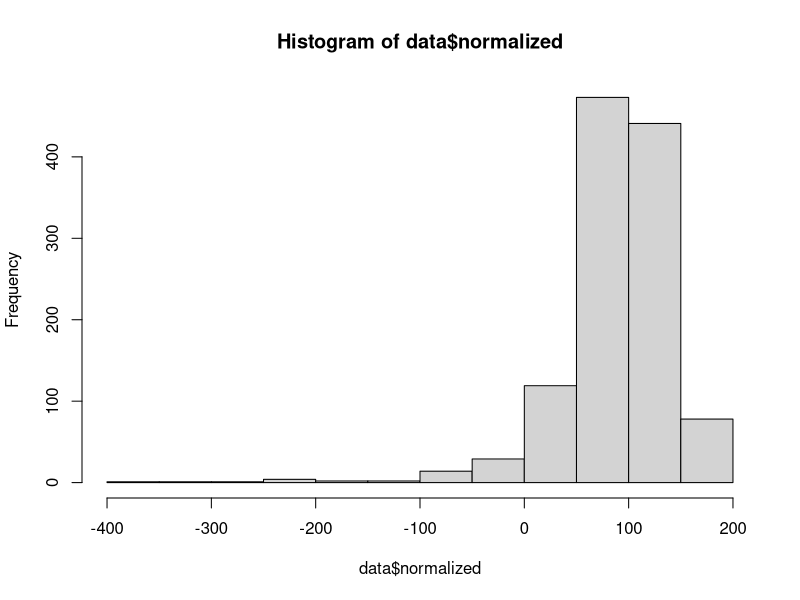
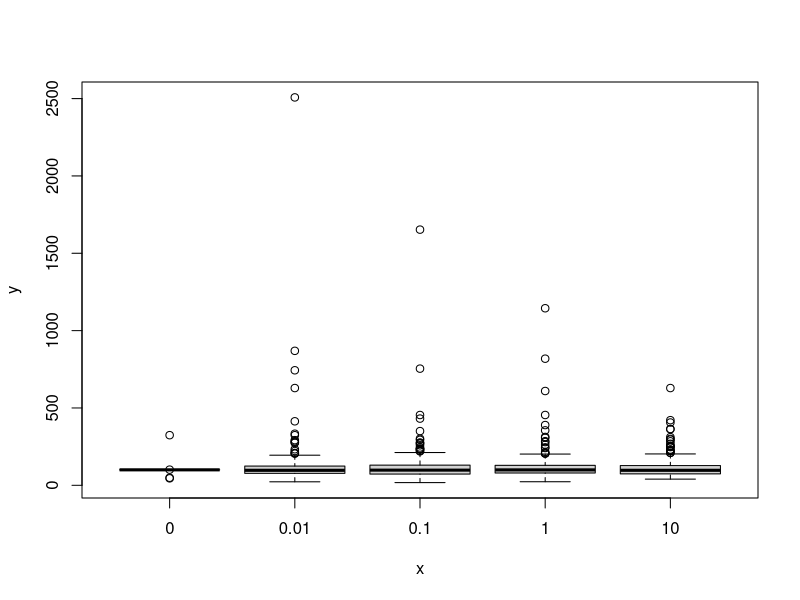
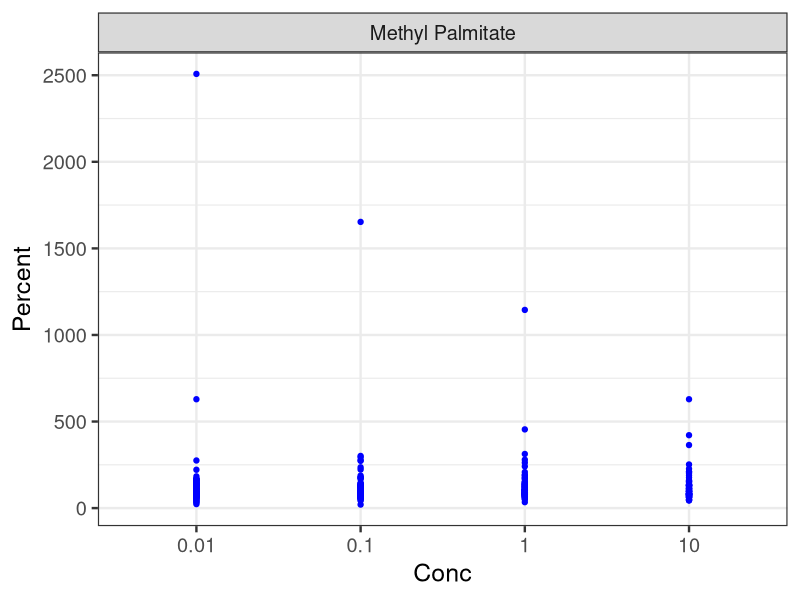
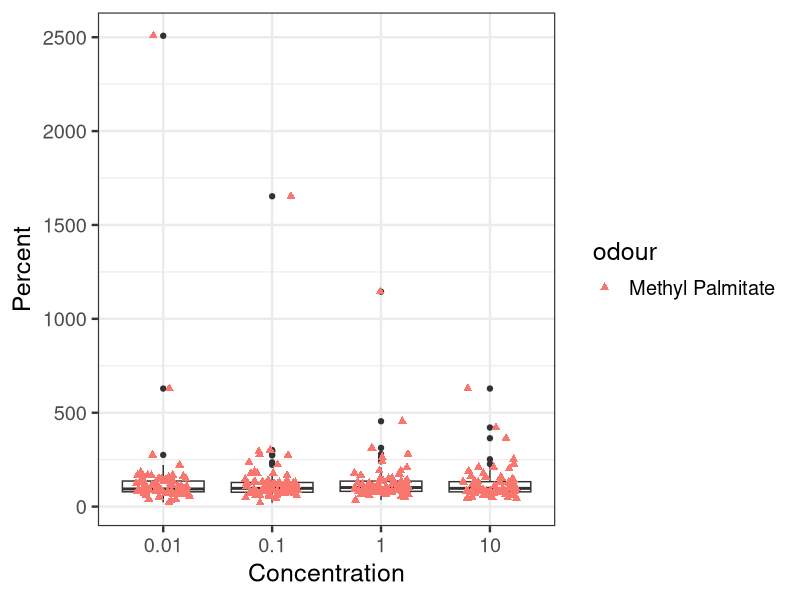
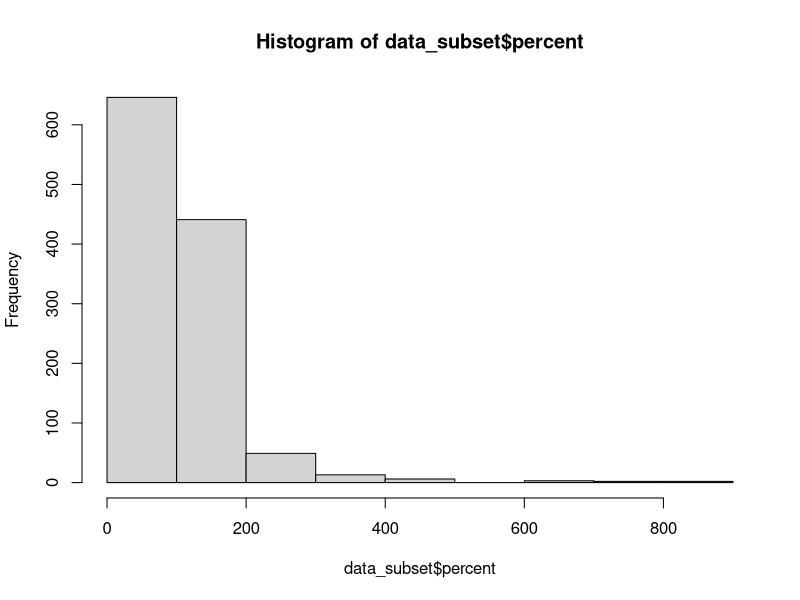
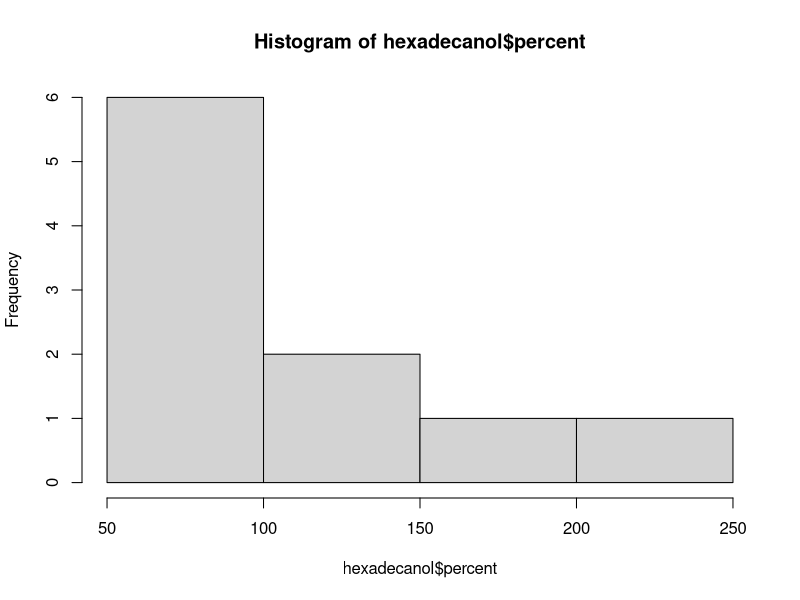
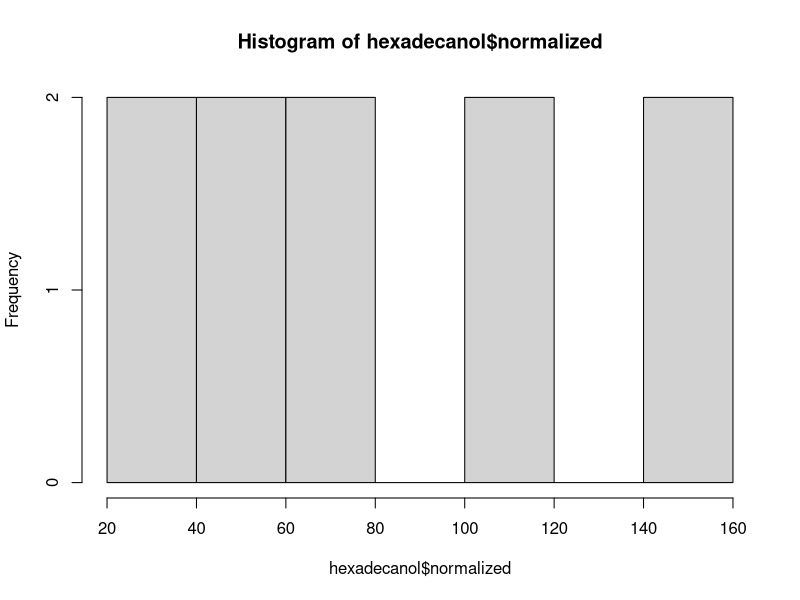
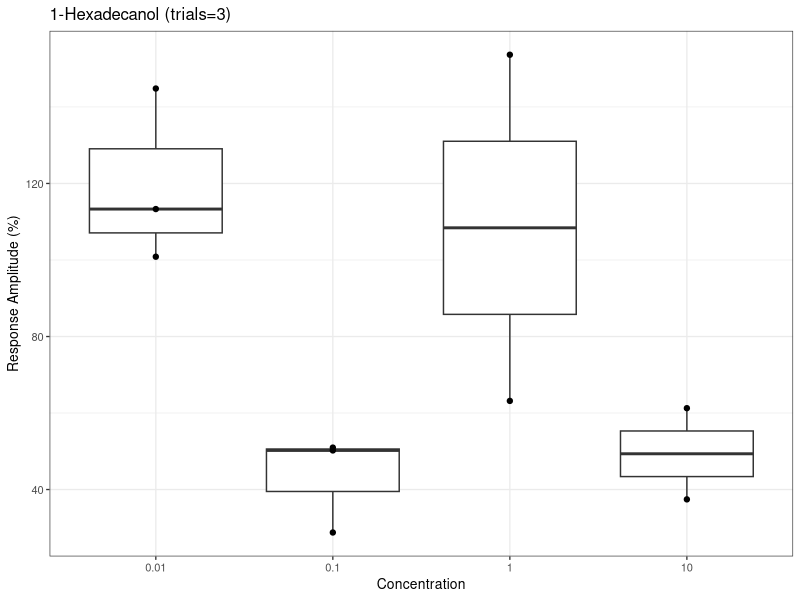

Here is the R script that generated these plots, in order:
# ---- Load Data and Packages ----
getwd()
library(lubridate)
library(knitr)
library(ggplot2)
library(dplyr)

data<- read.csv('DataForR.csv')
read.csv("DataForR.csv") 

# ---- Look At Data ----
str(data)
summary(data)
# produces a histogram of the percent reaction by Varroa mites
#easey way to see how data is distributed (we have three points in the 1000's)
# te maximum value when we do "summary" also is an indicator
hist(data$normalized)
# therefore we should create a subset of the data removing these

# ---- Change Data to Factors ----
#change integer to factor for trials
data$trial<-factor(data$trial)

#lists the levels of factors
levels(data$trial)

#change number to factor for concentration "conc"
data$conc<-factor(data$conc)
levels(data$conc)
#looking to see what the types of odour are
levels(data$odour)

# ---- filter data and pipeline for Methyl Palmitate and "&" concentration 0.01 ----
filter(data, odour=="Methyl Palmitate" & conc=="0.01") %>%
  summarise("Mean Methyl Palmitate Reaction at Concentration 0.01"=mean(percent))

filter(data, odour=="Methyl Palmitate" & conc=="0.01") %>%
  summarise("Standard Deviation Methyl Palmitate Reaction at Concentration 0.01"=sd(percent))

# ---- Subset Data ----
str(data)
plot(data$conc,data$percent,subset(data,conc =="0.01" & odour =="Methyl Palmitate" & gb =="Good"))

# ---- Filter and Plot Methyl Palmitate ----     
ggplot(data%>%filter(odour=="Methyl Palmitate")%>%filter(gb=="Good")%>%filter(percent>"1000"))+
  geom_point(aes(y=percent,x=conc), col="blue")+
  xlab("Conc")+ylab("Percent")+
  theme_bw(18)+
  facet_wrap(~odour,scales="free")

ggplot(data%>%filter(odour=="Methyl Palmitate")%>%filter(gb=="Good")%>%filter(percent>"1000"))+
  geom_boxplot(aes(y=percent,x=conc))+
  geom_jitter(aes(x=conc,y=percent, col=odour), width=0.25, shape=17, size =2)+
  xlab("Concentration")+ylab("Percent")+
  theme_bw(18)

# ---- subset data removing outliers in Percent of 1000 or over ----
data_subset<-subset(data, percent<1000)
hist(data_subset$percent)             
summary(data_subset)             
summary(data_subset$odour)

# ---- Steps ----
# 1. seperate data by odour
# 2. identify any odd stuff, should we leave it? aka perform statistical test
# 3. graph data "percent" to "concentration"  for each "odour" 
# in relation to 100% base line of hexane (have some kind of indicator on graph)

# ---- Subset data by odour ----
# is there a way to tell R- to perform action for every value of "odour"?

summary(data$odour)
remove(data_subset)

#subset of Methyl Palmitate
methyl_palmitate<-subset(data, odour == "Methyl Palmitate")
summary(methyl_palmitate)

# ---- 1-Hexadecanol subset and ggplot n=3 ----
#subset of 1-Hexadecanol
hexadecanol <- subset(data, odour == "1-Hexadecanol")
summary(hexadecanol)
hist(hexadecanol$percent)
hist(hexadecanol$normalized)


ggplot(hexadecanol)+
  geom_boxplot(aes(x=conc, y=normalized))+
  geom_point(aes(x=conc, y=normalized))+
  xlab("Concentration")+ ylab("Response Amplitude (%)")+ ggtitle("1-Hexadecanol (trials=3)")+
  theme_bw(10)

# ---- 2-Heptanol Subset and ggplot n=12 ----
#subset of 2-Heptanol
heptanol<-subset(data, odour == "2-Heptanol")
summary (heptanol)
hist(heptanol$normalized)

#ggplot attempt 2-Heptanol
ggplot(heptanol)+
  geom_boxplot(aes(x=conc,y=normalized))+
  geom_point(aes(x=conc,y=normalized))+
  xlab("Concentration")+ylab("Responce Amplitude (%)")+ggtitle("2-Heptanol (trials=12)")+
  theme_bw(10)

# ---- 2-Heptanone Subset and ggplot n=11 ----
heptanone<-subset(data, odour == "2-Heptanone")
summary(heptanone)

ggplot(heptanone)+
  geom_boxplot(aes(x=conc,y=normalized))+
  geom_point(aes(x=conc,y=normalized))+
  xlab("Concentration")+ylab("Responce Amplitude (%)")+ggtitle("2-Heptanone (trials=11)")+
  theme_bw(10)

# ---- 2-Hydroxyhexanoic Acid (DCM) n=12 ----
hydroxyhexanoic<-subset(data, odour == "2-Hydroxyhexanoic Acid (DCM)")
summary(hydroxyhexanoic)

ggplot(hydroxyhexanoic)+
  geom_boxplot(aes(x=conc,y=percent))+
  geom_point(aes(x=conc,y=percent))+
  xlab("Concentration")+ylab("Percent Reaction")+ggtitle("2-Hydroxyhexanoic Acid (DCM) (trials=12)")+
  theme_bw(10)

# ---- 2-Nonanal subset and ggplot n=13 ----
nonanal<-subset(data, odour == "2-Nonanal")
summary(nonanal)

ggplot(nonanal)+
  geom_boxplot(aes(x=conc,y=percent))+
  geom_point(aes(x=conc,y=percent))+
  xlab("Concentration")+ylab("Percent Reaction")+ggtitle("2-Nonanal (trials=13)")+
  theme_bw(10)

# ---- Benzoic Acid subset and ggplot n=10 ----
benzoic_acid<-subset(data, odour == "Benzoic Acid")
summary(benzoic_acid)

ggplot(benzoic_acid)+
  geom_boxplot(aes(x=conc,y=percent))+
  geom_point(aes(x=conc,y=percent))+
  xlab("Concentration")+ylab("Percent Reaction")+ggtitle("Benzoic Acid (trials=10)")+
  theme_bw(10)

# ---- Butyric Acid subset and ggplot n=9 ----
butyric_acid<-subset(data, odour == "Butyric Acid")
summary(butyric_acid)

ggplot(butyric_acid)+
  geom_boxplot(aes(x=conc,y=percent))+
  geom_point(aes(x=conc,y=percent))+
  xlab("Concentration")+ylab("Percent Reaction")+ggtitle("Butyric Acid (trials=9)")+
  theme_bw(10)



# ---- Dodecanal subset and ggplot n=10 ----
dodecanal<-subset(data, odour == "Dodecyl Aldehyde")
summary(dodecanal)

ggplot(dodecanal)+
  geom_boxplot(aes(x=conc,y=percent))+
  geom_point(aes(x=conc,y=percent))+
  xlab("Concentration")+ylab("Percent Reaction")+ggtitle("Dodecyl Aldehyde (trials=10)")+
  theme_bw(10)

# ---- Ethyl Palmitate subset and ggplot n=10 ----
ethyl_palmitate<-subset(data, odour == "Ethyl Palmitate")
summary(ethyl_palmitate)
hist(ethyl_palmitate$percent)

ggplot(ethyl_palmitate)+
  geom_boxplot(aes(x=conc,y=percent))+
  geom_point(aes(x=conc,y=percent))+
  xlab("Concentration")+ylab("Percent Reaction")+ggtitle("Ethyl Palmitate (trials=10)")+
  theme_bw(10)

# ---- Geraniol subset and ggplot n=10 ----
geraniol<-subset(data, odour == "Geraniol")
summary(geraniol)
hist(geraniol$percent)

ggplot(geraniol)+
  geom_boxplot(aes(x=conc,y=percent))+
  geom_point(aes(x=conc,y=percent))+
  xlab("Concentration")+ylab("Percent Reaction")+ggtitle("Geraniol (trials=10)")+
  theme_bw(10)



# ---- Heptacosane subset and ggplot n=9 ----
heptacosane<-subset(data, odour == "Heptacosane")
summary(heptacosane)
hist(heptacosane$percent)

ggplot(heptacosane)+
  geom_boxplot(aes(x=conc,y=percent))+
  geom_point(aes(x=conc,y=percent))+
  xlab("Concentration")+ylab("Percent Reaction")+ggtitle("Heptacosane (trials=9)")+
  theme_bw(10)


# ---- Heptadecane subset and ggplot n=10 ----
heptadecane<-subset(data, odour == "Heptadecane")
summary(heptadecane)
hist(heptadecane$percent)

ggplot(heptadecane)+
  geom_boxplot(aes(x=conc,y=percent))+
  geom_point(aes(x=conc,y=percent))+
  xlab("Concentration")+ylab("Percent Reaction")+ggtitle("Heptadecane (trials=10)")+
  theme_bw(10)




# ---- Hexadecanal subset and ggplot n=10 ----
hexadecanal<-subset(data, odour == "Hexadecanal")
summary(hexadecanal)
hist(hexadecanol$percent)

ggplot(hexadecanal)+
  geom_boxplot(aes(x=conc,y=percent))+
  geom_point(aes(x=conc,y=percent))+
  xlab("Concentration")+ylab("Percent Reaction")+ggtitle("Hexadecanal (trials=10)")+
  theme_bw(10)

# ---- Methyl Oleate subset and ggplot n=11 ----
methyl_oleate<-subset(data, odour == "Methyl Oleate")
summary(methyl_oleate)
hist(methyl_oleate$percent)

ggplot(methyl_oleate)+
  geom_boxplot(aes(x=conc,y=percent))+
  geom_point(aes(x=conc,y=percent))+
  xlab("Concentration")+ylab("Percent Reaction")+ggtitle("Methyl Oleate (trials=11)")+
  theme_bw(10)


# ---- Octadecanol subset and ggplot n=10 ----
octadecanol<-subset(data, odour == "Octadecanol")
summary(octadecanol)
hist(octadecanol$percent)

ggplot(octadecanol)+
  geom_boxplot(aes(x=conc,y=percent))+
  geom_point(aes(x=conc,y=percent))+
  xlab("Concentration")+ylab("Percent Reaction")+ggtitle("Octadecanol (trials=10)")+
  theme_bw(10)

# ---- Octanoic Acid subset anf ggplot n=11 ----
octanoic_acid<-subset(data, odour == "Octanoic Acid")
summary(octanoic_acid)
hist(octanoic_acid$percent)

ggplot(octanoic_acid)+
  geom_boxplot(aes(x=conc,y=percent))+
  geom_point(aes(x=conc,y=percent))+
  xlab("Concentration")+ylab("Percent Reaction")+ggtitle("Octanoic Acid (trials=11)")+
  theme_bw(10)

# ---- Palmitic Acid subset and ggplot n=7 at conc 10ug ----
palmitic_acid<-subset(data, odour == "Palmitic Acid")
summary(palmitic_acid)
hist(palmitic_acid$percent)

ggplot(palmitic_acid)+
  geom_boxplot(aes(x=conc,y=percent))+
  geom_point(aes(x=conc,y=percent))+
  xlab("Concentration")+ylab("Percent Reaction")+ggtitle("Palmitic Acid (trials=3)")+
  theme_bw(10)

# ---- trans-nerolidol subset and gplot n=10 ----
trans_nerolidol<-subset(data, odour == "trans-Nerolidol")
summary(trans_nerolidol)
hist(trans_nerolidol$percent)

ggplot(trans_nerolidol)+
  geom_boxplot(aes(x=conc,y=percent))+
  geom_point(aes(x=conc,y=percent))+
  xlab("Concentration")+ylab("Percent Reaction")+ggtitle("trans-Nerolidol (trials=10)")+
  theme_bw(10)




# ---- Faceting All Graphs Together ----

#ENSURE DATA IS CHANGED TO FACTORS 

# Step1: filter out messy plots
temp1<-subset(data, odour != "1-Hexadecanol")
temp2<-subset(temp1, odour != "Methyl Palmitate")
temp3<-subset(temp2, odour != "Hexane")
good_runs<-subset(temp3, odour != "Palmitic Acid")

#other ways to filter (didn't run it though)
attempt3 <- select(filter(data, odour != "Hexane"), c(trial:normalized)) #repeat with other factors
filtered_chemicals<- data[!(data$odour %in% c("Methyl Palmitate", "Hexane", "Palmitic Acid", "1-Hexadecanol")),] #run once

# Step2: Normalize scores at zero
subsetted <- mutate(good_runs,
                    Zresponse = normalized - 100)

# Step3: Filter out negative responses
nonegatives <- subsetted %>%
  mutate(Zresponse= ifelse(Zresponse <0, NA, Zresponse)) 
str(nonegatives)

# Step4: Make the plot
ggplot(nonegatives)+
  geom_boxplot(aes(x=conc,y= Zresponse, group= conc))+
  xlab("Concentration")+ylab("Normalized Percent Reaction")+ggtitle("Faceted ETG Plots")+
  theme_bw(10)+
  facet_wrap(~odour)


